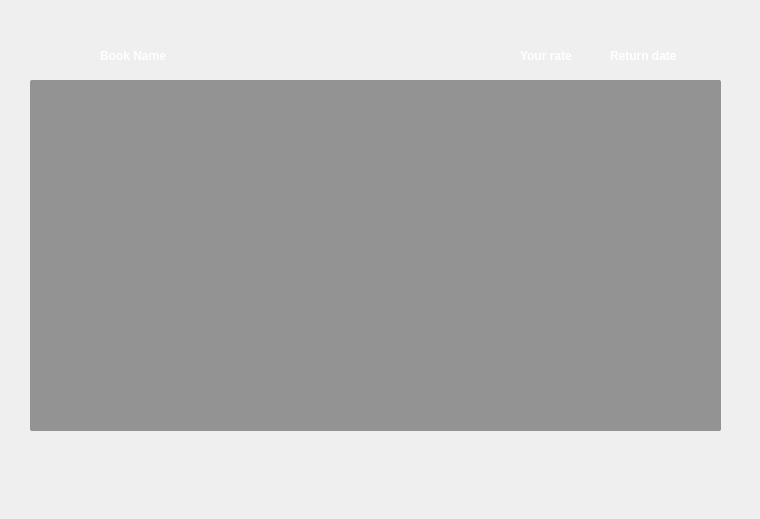
<?xml version="1.0" encoding="UTF-8"?>
<ui version="4.0">
 <class>Rating</class>
 <widget class="QDialog" name="Rating">
  <property name="geometry">
   <rect>
    <x>0</x>
    <y>0</y>
    <width>760</width>
    <height>519</height>
   </rect>
  </property>
  <property name="windowTitle">
   <string>Rate</string>
  </property>
  <property name="windowIcon">
   <iconset resource="LIBPRO.qrc">
    <normaloff>:/icon/Resources/icon/LP icon.png</normaloff>:/icon/Resources/icon/LP icon.png</iconset>
  </property>
  <property name="styleSheet">
   <string notr="true">QTableWidget:item

{

padding:5px;
margin:15px;
margin-left:0px;
font-size:12px;
font-weight:700;
font-family:&quot;Open Sans&quot;;
border:0px;
color:white;
}
QTableWidget
{
alternate-background-color: rgba(255,255,255,0.1);
selection-background-color : white;
}

QPushButton {	
color: #333;
border: 2px solid #555;
border-radius: 11px;
padding: 5px;
background: qradialgradient(cx: 0.3, cy: -0.4,
fx: 0.3, fy: -0.4,
radius: 1.35, stop: 0 #fff, stop: 1 #888);
min-width: 80px;
background-color: rgba(255,255,255, .1);
}

QPushButton:hover {
background: qradialgradient(cx: 0.3, cy: -0.4,
fx: 0.3, fy: -0.4,
radius: 1.35, stop: 0 #fff, stop: 1 rgb(212, 236, 215));
}

QPushButton:pressed {
background: qradialgradient(cx: 0.4, cy: -0.1,
fx: 0.4, fy: -0.1,
radius: 1.35, stop: 0 #fff, stop: 1 #ddd);
}

</string>
  </property>
  <widget class="QTableWidget" name="tableWidget">
   <property name="geometry">
    <rect>
     <x>30</x>
     <y>80</y>
     <width>691</width>
     <height>351</height>
    </rect>
   </property>
   <property name="styleSheet">
    <string notr="true">background-color:rgba(55,55,55,0.5);
border-radius:2px;
/*gridline-color: rgba(55,55,55,0.5);*/
border:0px;
selection-background-color: red;
color:white;</string>
   </property>
  </widget>
  <widget class="QPushButton" name="star2">
   <property name="geometry">
    <rect>
     <x>480</x>
     <y>451</y>
     <width>90</width>
     <height>42</height>
    </rect>
   </property>
   <property name="sizePolicy">
    <sizepolicy hsizetype="Fixed" vsizetype="Fixed">
     <horstretch>0</horstretch>
     <verstretch>0</verstretch>
    </sizepolicy>
   </property>
   <property name="minimumSize">
    <size>
     <width>90</width>
     <height>32</height>
    </size>
   </property>
   <property name="styleSheet">
    <string notr="true">border:0; 
background: transparent;</string>
   </property>
   <property name="text">
    <string/>
   </property>
   <property name="icon">
    <iconset resource="LIBPRO.qrc">
     <normaloff>:/icon/Resources/icon/favourites-filled-star-symbol.png</normaloff>:/icon/Resources/icon/favourites-filled-star-symbol.png</iconset>
   </property>
   <property name="iconSize">
    <size>
     <width>32</width>
     <height>32</height>
    </size>
   </property>
  </widget>
  <widget class="QPushButton" name="star5">
   <property name="geometry">
    <rect>
     <x>658</x>
     <y>451</y>
     <width>90</width>
     <height>42</height>
    </rect>
   </property>
   <property name="sizePolicy">
    <sizepolicy hsizetype="Fixed" vsizetype="Fixed">
     <horstretch>0</horstretch>
     <verstretch>0</verstretch>
    </sizepolicy>
   </property>
   <property name="minimumSize">
    <size>
     <width>90</width>
     <height>32</height>
    </size>
   </property>
   <property name="styleSheet">
    <string notr="true">border:0; 
background: transparent;</string>
   </property>
   <property name="text">
    <string/>
   </property>
   <property name="icon">
    <iconset resource="LIBPRO.qrc">
     <normaloff>:/icon/Resources/icon/favourites-filled-star-symbol.png</normaloff>:/icon/Resources/icon/favourites-filled-star-symbol.png</iconset>
   </property>
   <property name="iconSize">
    <size>
     <width>32</width>
     <height>32</height>
    </size>
   </property>
  </widget>
  <widget class="QPushButton" name="star4">
   <property name="geometry">
    <rect>
     <x>599</x>
     <y>451</y>
     <width>90</width>
     <height>42</height>
    </rect>
   </property>
   <property name="sizePolicy">
    <sizepolicy hsizetype="Fixed" vsizetype="Fixed">
     <horstretch>0</horstretch>
     <verstretch>0</verstretch>
    </sizepolicy>
   </property>
   <property name="minimumSize">
    <size>
     <width>90</width>
     <height>32</height>
    </size>
   </property>
   <property name="styleSheet">
    <string notr="true">border:0; 
background: transparent;</string>
   </property>
   <property name="text">
    <string/>
   </property>
   <property name="icon">
    <iconset resource="LIBPRO.qrc">
     <normaloff>:/icon/Resources/icon/favourites-filled-star-symbol.png</normaloff>:/icon/Resources/icon/favourites-filled-star-symbol.png</iconset>
   </property>
   <property name="iconSize">
    <size>
     <width>32</width>
     <height>32</height>
    </size>
   </property>
  </widget>
  <widget class="QPushButton" name="star3">
   <property name="geometry">
    <rect>
     <x>539</x>
     <y>451</y>
     <width>90</width>
     <height>42</height>
    </rect>
   </property>
   <property name="sizePolicy">
    <sizepolicy hsizetype="Fixed" vsizetype="Fixed">
     <horstretch>0</horstretch>
     <verstretch>0</verstretch>
    </sizepolicy>
   </property>
   <property name="minimumSize">
    <size>
     <width>90</width>
     <height>32</height>
    </size>
   </property>
   <property name="styleSheet">
    <string notr="true">border:0; 
background: transparent;</string>
   </property>
   <property name="text">
    <string/>
   </property>
   <property name="icon">
    <iconset resource="LIBPRO.qrc">
     <normaloff>:/icon/Resources/icon/favourites-filled-star-symbol.png</normaloff>:/icon/Resources/icon/favourites-filled-star-symbol.png</iconset>
   </property>
   <property name="iconSize">
    <size>
     <width>32</width>
     <height>32</height>
    </size>
   </property>
  </widget>
  <widget class="QPushButton" name="star1">
   <property name="geometry">
    <rect>
     <x>421</x>
     <y>451</y>
     <width>90</width>
     <height>42</height>
    </rect>
   </property>
   <property name="sizePolicy">
    <sizepolicy hsizetype="Fixed" vsizetype="Fixed">
     <horstretch>0</horstretch>
     <verstretch>0</verstretch>
    </sizepolicy>
   </property>
   <property name="minimumSize">
    <size>
     <width>90</width>
     <height>32</height>
    </size>
   </property>
   <property name="styleSheet">
    <string notr="true">border:0; 
background: transparent;</string>
   </property>
   <property name="text">
    <string/>
   </property>
   <property name="icon">
    <iconset resource="LIBPRO.qrc">
     <normaloff>:/icon/Resources/icon/favourites-filled-star-symbol.png</normaloff>:/icon/Resources/icon/favourites-filled-star-symbol.png</iconset>
   </property>
   <property name="iconSize">
    <size>
     <width>32</width>
     <height>32</height>
    </size>
   </property>
  </widget>
  <widget class="QLabel" name="Usernamelbl_6">
   <property name="geometry">
    <rect>
     <x>100</x>
     <y>40</y>
     <width>91</width>
     <height>31</height>
    </rect>
   </property>
   <property name="styleSheet">
    <string notr="true">font: 10pt &quot;Segoe UI&quot;;
font-weight:500;
color:white;</string>
   </property>
   <property name="text">
    <string>Book Name</string>
   </property>
  </widget>
  <widget class="QLabel" name="Usernamelbl_8">
   <property name="geometry">
    <rect>
     <x>610</x>
     <y>40</y>
     <width>101</width>
     <height>31</height>
    </rect>
   </property>
   <property name="styleSheet">
    <string notr="true">font: 10pt &quot;Segoe UI&quot;;
font-weight:500;
color:white;</string>
   </property>
   <property name="text">
    <string>Return date</string>
   </property>
  </widget>
  <widget class="QLabel" name="Usernamelbl_7">
   <property name="geometry">
    <rect>
     <x>520</x>
     <y>40</y>
     <width>81</width>
     <height>31</height>
    </rect>
   </property>
   <property name="styleSheet">
    <string notr="true">font: 10pt &quot;Segoe UI&quot;;
font-weight:500;
color:white;</string>
   </property>
   <property name="text">
    <string>Your rate</string>
   </property>
  </widget>
 </widget>
 <resources>
  <include location="LIBPRO.qrc"/>
 </resources>
 <connections/>
</ui>
